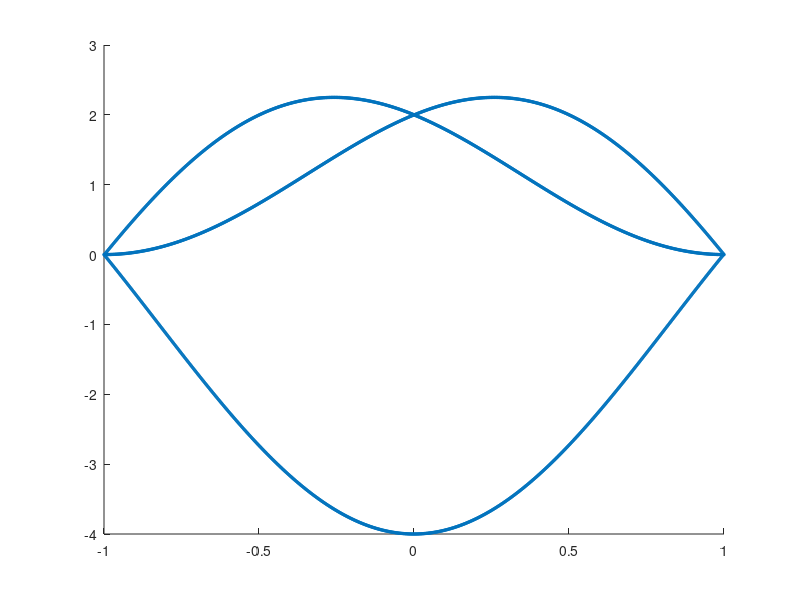

The MATLAB source for this figure:
n = 3;

epsilon_0 = 0;
t1 = -1;
t2 = -1;
ka = linspace(-pi, pi, 1000);

H_nn = zeros(n,n);
H_nn1 = zeros(n,n);
H_n1n = zeros(n,n);

for i = 1:n
    for j = 1:n
        if i == j
            H_nn(i,j) = epsilon_0;
        elseif i+1 == j || j+1 == i 
            H_nn(i,j) = t1;
        elseif i>j && i ~= j || i<j && i ~= j
            H_nn(i,j) = t2;
        end
    end
end

% %desni susjed
% H_nn1(n,1) = t2;
% 
% %lijevi susjed
% H_n1n(1,n) = t2;

%desni susjed
for i = 1:n
    for j = 1:n
        if i<j && i ~= j
            H_nn1(i,j) = t2;
        end
    end
end

%lijevi susjed
for i = 1:n
    for j = 1:n
        if i>j && i ~= j
            H_n1n(i,j) = t2;
        end
    end
end

E_k = [];
for k = 1:length(ka)
        H_k = H_nn + H_nn1.*exp(1i*ka(k)) + H_n1n.*exp(-1i*ka(k));
        eigs = eig(H_k);
        for i = 1:n
            E_k = [E_k, eigs(i)];
        end
end

ka_2 = linspace(-pi, pi, n*1000);
scatter(ka_2/pi, E_k,3);





